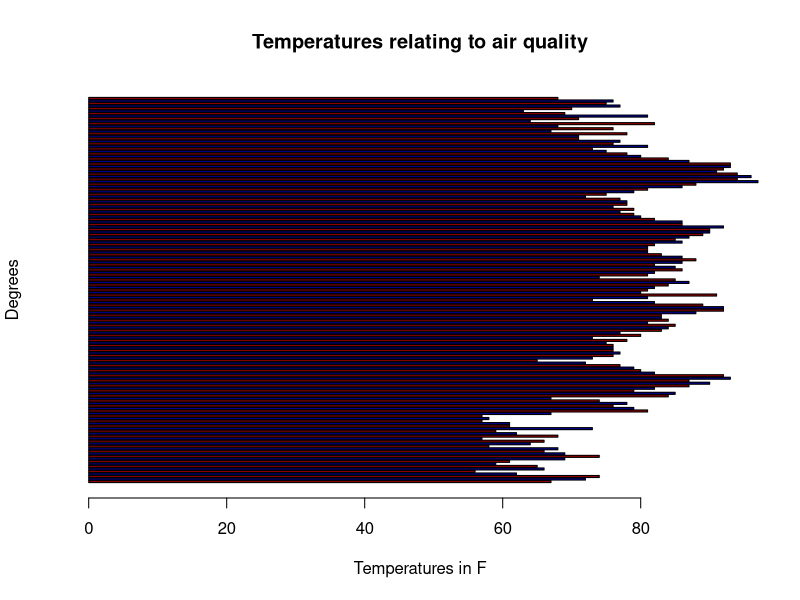
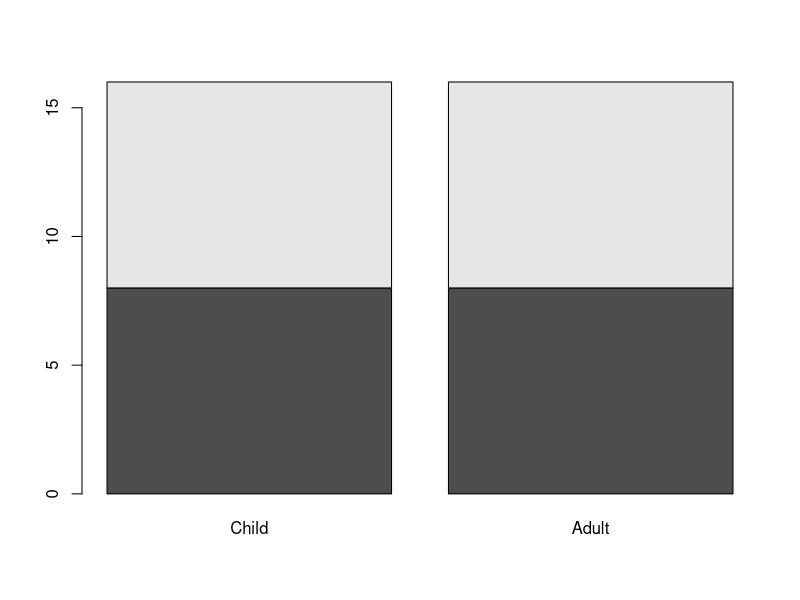

Write the R code that produced these figures, in order.
data()
View(airquality) #View Dataset

airqualitytemps<- airquality$Temp #store all data from temp column in dataset


barplot(airqualitytemps, main="Temperatures relating to air quality",
        xlab="Temperatures in F",
        ylab="Degrees", col=c("darkred","darkblue"), horiz=TRUE)

colors()  #show all available colors

View(Titanic)
titanicData<- as.data.frame(Titanic) #convert atomic vector into dataframe for use

table(titanicData$Survived, titanicData$Class)  #table showing how many survived per each class
 barplot(table(titanicData$Survived, titanicData$Age)) #barplot showing how many survived by age group
